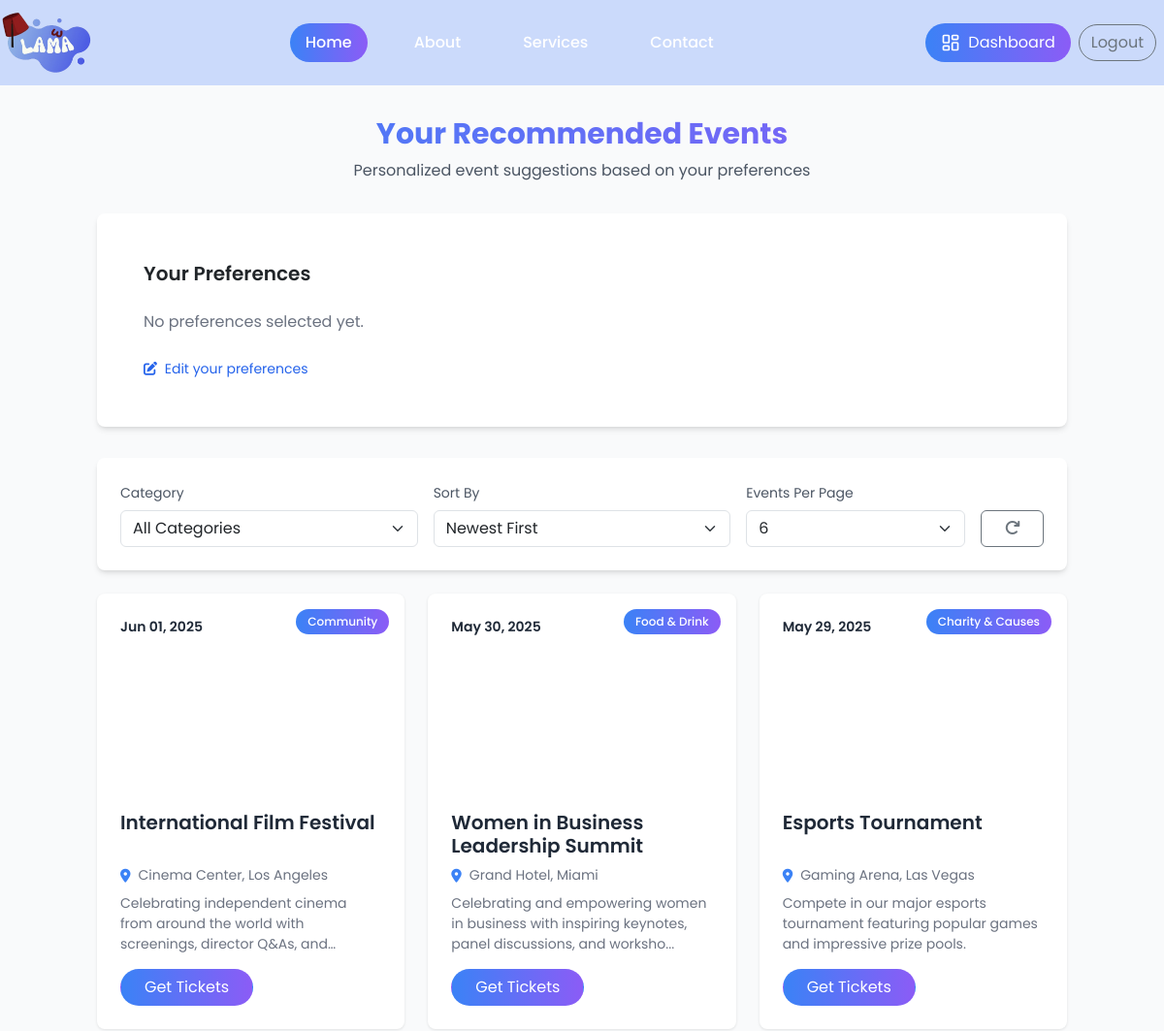
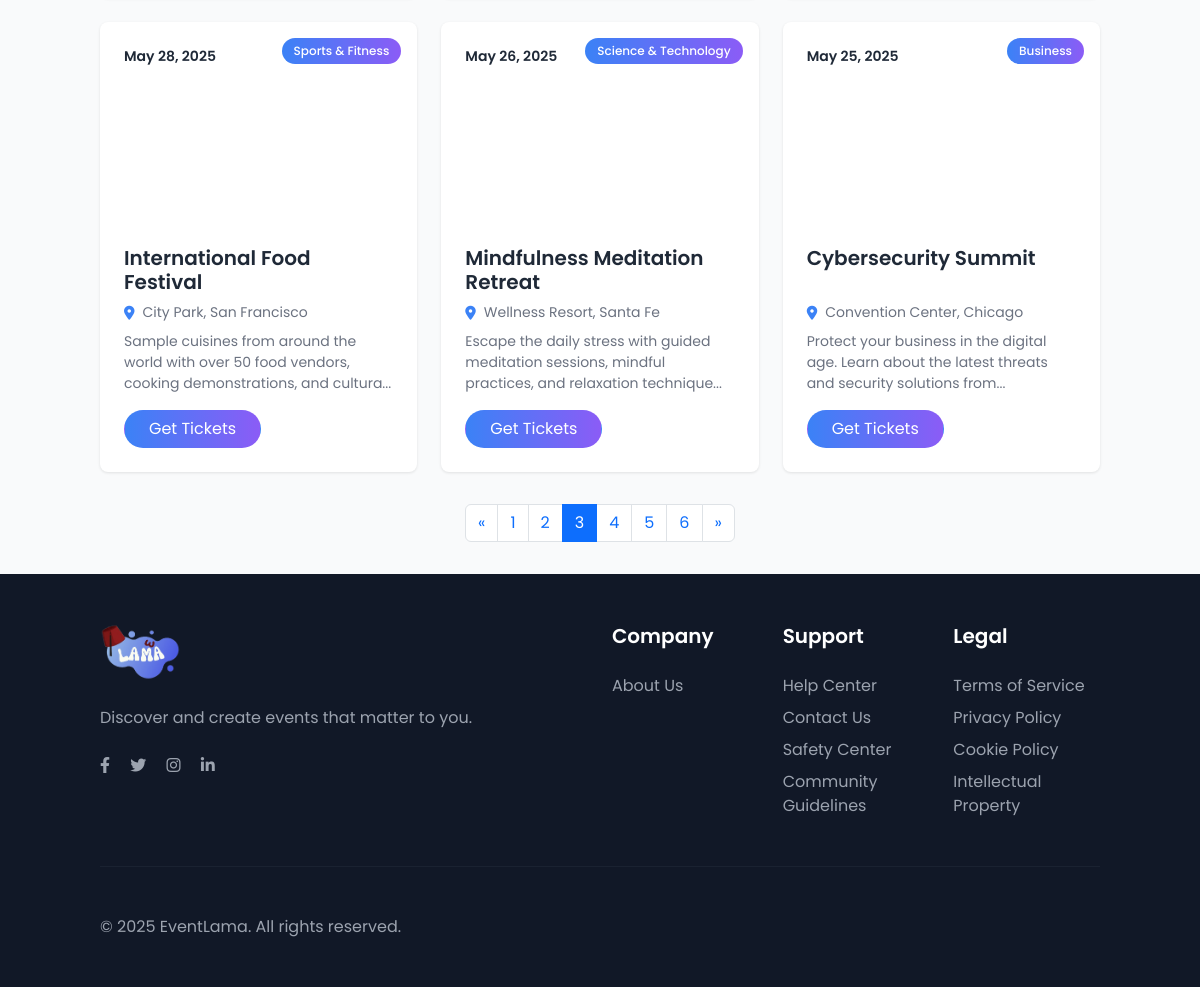
Page /view/pages/recommended-events.php?sort=newest&page=3 (signed in) on the committed database (2 pictures, top to bottom).
### tables this page shows
CREATE TABLE `events` (
  `id` int(11) NOT NULL,
  `organizer_id` int(11) NOT NULL,
  `title` varchar(255) NOT NULL,
  `description` text DEFAULT NULL,
  `start_date` datetime NOT NULL,
  `end_date` datetime NOT NULL,
  `door_time` time DEFAULT NULL,
  `location` varchar(255) DEFAULT NULL,
  `online_link` varchar(255) DEFAULT NULL,
  `event_type` enum('in-person','online') NOT NULL DEFAULT 'in-person',
  `image` varchar(255) DEFAULT NULL,
  `category_id` int(11) NOT NULL,
  `capacity` int(11) DEFAULT NULL,
  `age_restriction` varchar(50) DEFAULT 'All Ages',
  `status` varchar(50) DEFAULT NULL,
  `created_at` datetime DEFAULT current_timestamp()
);

CREATE TABLE `categories` (
  `id` int(11) NOT NULL,
  `name` varchar(255) NOT NULL,
  `description` text DEFAULT NULL
);

### controller/preferences.php (called while the page is built, shortened)
<?php
function getRecommendedEvents(PDO $pdo, int $userId, int $limit = 6, int $offset = 0, int $categoryId = 0, string $sortBy = 'newest'): array
{
    try {
        $where = "WHERE up.user_id = :user_id
                AND e.start_date >= CURRENT_TIMESTAMP()
                AND e.status = 'published'";
        $orderBy = "ORDER BY ";
        switch ($sortBy) {
            case 'newest':
            default:
                $orderBy .= "e.start_date DESC";
                break;
        }
        $stmt = $pdo->prepare("
            SELECT DISTINCT e.*, c.name as category_name
            FROM events e
            INNER JOIN user_preferences up ON e.category_id = up.category_id
            INNER JOIN categories c ON e.category_id = c.id
            $where
            $orderBy
            LIMIT :limit
            OFFSET :offset
        ");
        $stmt->bindParam(':user_id', $userId, PDO::PARAM_INT);
        $stmt->bindParam(':limit', $limit, PDO::PARAM_INT);
        $stmt->bindParam(':offset', $offset, PDO::PARAM_INT);
        $stmt->execute();
        $events = $stmt->fetchAll(PDO::FETCH_ASSOC);
        if (empty($events)) {
            $fallbackWhere = "WHERE e.start_date >= CURRENT_TIMESTAMP()
                          AND e.status = 'published'";
            $stmt = $pdo->prepare("
                SELECT e.*, c.name as category_name
                FROM events e
                INNER JOIN categories c ON e.category_id = c.id
                $fallbackWhere
                $orderBy
                LIMIT :limit
                OFFSET :offset
            ");
            $stmt->bindParam(':limit', $limit, PDO::PARAM_INT);
            $stmt->bindParam(':offset', $offset, PDO::PARAM_INT);
            $stmt->execute();
            $events = $stmt->fetchAll(PDO::FETCH_ASSOC);
        }
        return $events;
    } catch (PDOException $e) {
        error_log("Get Recommended Events Error: " . $e->getMessage());
        return [];
    }
}
function countRecommendedEvents($pdo, $userId, $categoryId = 0)
{
    try {
        $where = "WHERE up.user_id = :user_id
                AND e.start_date >= CURRENT_TIMESTAMP()
                AND e.status = 'published'";
        $stmt = $pdo->prepare("
            SELECT COUNT(DISTINCT e.id) as total
            FROM events e
            INNER JOIN user_preferences up ON e.category_id = up.category_id
            INNER JOIN categories c ON e.category_id = c.id
            $where
        ");
        $stmt->bindParam(':user_id', $userId, PDO::PARAM_INT);
        $stmt->execute();
        $result = $stmt->fetch(PDO::FETCH_ASSOC);
        $count = $result['total'] ?? 0;
        if ($count == 0) {
            $fallbackWhere = "WHERE e.start_date >= CURRENT_TIMESTAMP()
                          AND e.status = 'published'";
            $stmt = $pdo->prepare("
                SELECT COUNT(DISTINCT e.id) as total
                FROM events e
                INNER JOIN categories c ON e.category_id = c.id
                $fallbackWhere
            ");
            $stmt->execute();
            $result = $stmt->fetch(PDO::FETCH_ASSOC);
            $count = $result['total'] ?? 0;
        }
        return $count;
    } catch (PDOException $e) {
        error_log("Count Recommended Events Error: " . $e->getMessage());
        return 0;
    }
}

### view/pages/recommended-events.php (the view, shortened to what this page needs)
<?php
include_once __DIR__ . '/../../config/database.php';
include_once __DIR__ . '/../../controller/preferences.php';
$user_id = $_SESSION['user_id'];
$limit = isset($_GET['limit']) ? (int)$_GET['limit'] : 6;
$page = isset($_GET['page']) ? (int)$_GET['page'] : 1;
$offset = ($page - 1) * $limit;
$category_filter = isset($_GET['category']) ? (int)$_GET['category'] : 0;
$sort_by = isset($_GET['sort']) ? $_GET['sort'] : 'newest';
$user_preferences = getUserPreferences($cnx, $user_id);
$recommended_events = getRecommendedEvents($cnx, $user_id, $limit, $offset, $category_filter, $sort_by);
$total_events = countRecommendedEvents($cnx, $user_id, $category_filter);
$total_pages = ceil($total_events / $limit);
$categories = getCategories($cnx);
$base_url = '?';
if ($sort_by) $base_url .= "sort={$sort_by}&";
?>
<!DOCTYPE html>
<html lang="en">
<head>
    <script src="https://cdn.tailwindcss.com"></script>
    <link href="https://cdn.jsdelivr.net/npm/bootstrap@5.3.0/dist/css/bootstrap.min.css" rel="stylesheet" />
    <link rel="stylesheet" href="https://cdnjs.cloudflare.com/ajax/libs/font-awesome/6.4.0/css/all.min.css" />
    <link rel="stylesheet" href="../styles/css/landing2.css" />
    <script src="../scripts/tailwind.js"></script>
</head>
<body>
    <?php include '../partials/navbar.php'; ?>
    <main class="py-8 bg-gray-50">
        <div class="container">
            <div class="mb-8 text-center">
                <h1 class="text-3xl font-bold text-gradient mb-2">Your Recommended Events</h1>
                <p class="text-gray-600">Personalized event suggestions based on your preferences</p>
            </div>
            <div class="bg-white rounded-lg shadow-md p-5 mb-8">
                <h2 class="text-xl font-semibold mb-4">Your Preferences</h2>
                <div class="flex flex-wrap gap-2 mb-4">
                    <?php if (!empty($user_preferences)): ?>
                        <?php foreach ($categories as $category): ?>
                            <?php if (in_array($category['id'], $user_preferences)): ?>
                                <span class="bg-blue-100 text-blue-700 px-3 py-1 rounded-full text-sm">
                                    <?php echo htmlspecialchars($category['name']); ?>
                                </span>
                            <?php endif; ?>
                        <?php endforeach; ?>
                    <?php else: ?>
                        <p class="text-gray-500">No preferences selected yet.</p>
                    <?php endif; ?>
                </div>
                <a href="landing-page.php#preferencesSection" class="text-blue-600 text-sm hover:underline">
                    <i class="fas fa-edit me-1"></i> Edit your preferences
                </a>
            </div>
            <div class="bg-white rounded-lg shadow-md p-4 mb-4">
                <form method="GET" class="row g-3 align-items-end" id="filterForm">
                    <div class="col-md-4">
                        <label for="categoryFilter" class="form-label text-sm text-gray-600">Category</label>
                        <select class="form-select" id="categoryFilter" name="category" onchange="this.form.submit()">
                            <option value="0" <?php echo $category_filter == 0 ? 'selected' : ''; ?>>All Categories</option>
                        </select>
                    </div>
                    <div class="col-md-4">
                        <label for="sortFilter" class="form-label text-sm text-gray-600">Sort By</label>
                        <select class="form-select" id="sortFilter" name="sort" onchange="this.form.submit()">
                            <option value="newest" <?php echo $sort_by == 'newest' ? 'selected' : ''; ?>>Newest First</option>
                        </select>
                    </div>
                    <div class="col-md-3">
                        <label for="limitFilter" class="form-label text-sm text-gray-600">Events Per Page</label>
                        <select class="form-select" id="limitFilter" name="limit" onchange="this.form.submit()">
                            <option value="6" <?php echo $limit == 6 ? 'selected' : ''; ?>>6</option>
                        </select>
                    </div>
                    <div class="col-md-1">
                        <a href="recommended-events.php" class="btn btn-outline-secondary w-100" title="Clear Filters">
                            <i class="fas fa-redo"></i>
                        </a>
                    </div>
                </form>
            </div>
            <?php if (!empty($recommended_events)): ?>
                <div class="row g-4">
                    <?php foreach ($recommended_events as $event): ?>
                        <div class="col-lg-4 col-md-6">
                            <div class="event-card h-100">
                                <div class="event-image" style="background-image: url('<?php echo $event['image'] ?? '../assets/images/default.jpg'; ?>')">
                                    <div class="event-date">
                                        <?php echo date('M d, Y', strtotime($event['start_date'])); ?>
                                    </div>
                                    <div class="event-category">
                                        <?php echo htmlspecialchars($event['category_name'] ?? 'Uncategorized'); ?>
                                    </div>
                                </div>
                                <div class="event-content">
                                    <h3 class="event-title"><?php echo htmlspecialchars($event['title']); ?></h3>
                                    <div class="event-location">
                                        <i class="fas fa-map-marker-alt"></i>
                                        <span>
                                            <?php echo $event['event_type'] === 'online'
                                                ? 'Online Event'
                                                : htmlspecialchars($event['location']);
                                            ?>
                                        </span>
                                    </div>
                                    <p class="event-description">
                                        <?php echo htmlspecialchars(
                                            strlen($event['description']) > 100
                                                ? substr($event['description'], 0, 100) . '...'
                                                : $event['description']
                                        ); ?>
                                    </p>
                                    <a href="event-details.php?id=<?php echo $event['id']; ?>" class="btn btn-gradient rounded-pill px-4">Get Tickets</a>
                                </div>
                            </div>
                        </div>
                    <?php endforeach; ?>
                </div> <?php if ($total_pages > 1): ?>
                    <nav class="mt-8">
                        <ul class="pagination justify-content-center">
                            <li class="page-item <?php echo ($page <= 1) ? 'disabled' : ''; ?>">
                                <a class="page-link" href="<?php echo $base_url; ?>page=<?php echo $page - 1; ?>" aria-label="Previous">
                                    <span aria-hidden="true">&laquo;</span>
                                </a>
                            </li>
                            <?php for ($i = 1; $i <= $total_pages; $i++): ?>
                                <li class="page-item <?php echo ($page == $i) ? 'active' : ''; ?>">
                                    <a class="page-link" href="<?php echo $base_url; ?>page=<?php echo $i; ?>"><?php echo $i; ?></a>
                                </li>
                            <?php endfor; ?>
                            <li class="page-item <?php echo ($page >= $total_pages) ? 'disabled' : ''; ?>">
                                <a class="page-link" href="<?php echo $base_url; ?>page=<?php echo $page + 1; ?>" aria-label="Next">
                                    <span aria-hidden="true">&raquo;</span>
                                </a>
                            </li>
                        </ul>
                    </nav>
                <?php endif; ?>
            <?php endif; ?>
        </div>
    </main>
    <?php include "../partials/footer.php"; ?>
</body>
</html>

### view/styles/css/landing2.css (style rules this page uses)
html, body { margin: 0; padding: 0; width: 100%; height: 100%; overflow-x: hidden; box-sizing: border-box; font-family: "Poppins", sans-serif; }
*, *:before, *:after { box-sizing: inherit; }
body { display: flex; flex-direction: column; min-height: 100vh; background-color: #f5f7ff; }
main { flex: 1; }
.text-gradient { background: linear-gradient(to right, #3b82f6, #8b5cf6); -webkit-background-clip: text; -webkit-text-fill-color: transparent; }
.btn-gradient { background: linear-gradient(to right, #3b82f6, #8b5cf6); color: white; transition: all 0.3s ease; }
.event-card { border-radius: 0.5rem; overflow: hidden; transition: all 0.3s ease; height: 100%; background-color: white; box-shadow: 0 1px 3px rgba(0, 0, 0, 0.1); }
.event-image { height: 200px; background-size: cover; background-position: center; position: relative; }
.event-date { position: absolute; top: 1rem; left: 1rem; background-color: rgba(255, 255, 255, 0.9); padding: 0.5rem; border-radius: 0.25rem; font-weight: 600; font-size: 0.875rem; color: #1f2937; }
.event-category { position: absolute; top: 1rem; right: 1rem; background: linear-gradient(to right, #3b82f6, #8b5cf6); padding: 0.25rem 0.75rem; border-radius: 1rem; font-weight: 500; font-size: 0.75rem; color: white; }
.event-content { padding: 1.5rem; }
.event-title { font-size: 1.25rem; font-weight: 600; margin-bottom: 0.5rem; color: #1f2937; display: -webkit-box; -webkit-line-clamp: 2; -webkit-box-orient: vertical; overflow: hidden; text-overflow: ellipsis; height: 3rem; }
.event-location { display: flex; align-items: center; font-size: 0.875rem; color: #6b7280; margin-bottom: 0.5rem; }
.event-location i { margin-right: 0.5rem; color: #3b82f6; }
.event-description { font-size: 0.875rem; color: #6b7280; margin-bottom: 1rem; display: -webkit-box; -webkit-line-clamp: 3; -webkit-box-orient: vertical; overflow: hidden; text-overflow: ellipsis; height: 3.9rem; }

### rows in the picture
events: start_date "Jun 01, 2025", category.name "Community", title "International Film Festival", location "Cinema Center, Los Angeles", description "Celebrating independent cinema from around the world with screenings, director Q&As,…"
events: start_date "May 30, 2025", category.name "Food & Drink", title "Women in Business Leadership Summit", location "Grand Hotel, Miami", description "Celebrating and empowering women in business with inspiring keynotes, panel discussions, and worksho..."
events: start_date "May 29, 2025", category.name "Charity & Causes", title "Esports Tournament", location "Gaming Arena, Las Vegas", description "Compete in our major esports tournament featuring popular games and impressive prize pools."
events: start_date "May 28, 2025", category.name "Sports & Fitness", title "International Food Festival", location "City Park, San Francisco", description "Sample cuisines from around the world with over 50 food vendors, cooking demonstrations, and cultura..."
events: start_date "May 26, 2025", category.name "Science & Technology", title "Mindfulness Meditation Retreat", location "Wellness Resort, Santa Fe", description "Escape the daily stress with guided meditation sessions, mindful practices, and relaxation technique..."
events: start_date "May 25, 2025", category.name "Business", title "Cybersecurity Summit", location "Convention Center, Chicago", description "Protect your business in the digital age. Learn about the latest threats and security solutions from..."
